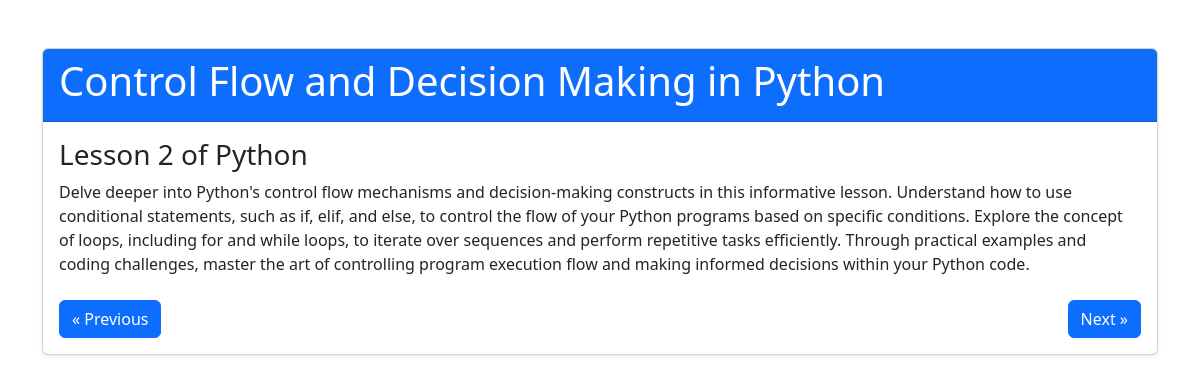
Page /lesson/15/ (signed in) on the committed database.
### startApp/models.py (models this page shows, shortened)
class Lesson(models.Model):
    title = models.CharField(max_length=200)
    content = models.TextField()
    course = models.ForeignKey(Course, on_delete=models.CASCADE)
    order = models.PositiveIntegerField()
    created_at = models.DateTimeField(auto_now_add=True)
    updated_at = models.DateTimeField(auto_now=True)

class Course(models.Model):
    title = models.CharField(max_length=200)
    description = models.TextField(blank=True)
    instructor = models.ForeignKey(Customer, on_delete=models.CASCADE, limit_choices_to={'is_instructor': True})
    category = models.ForeignKey(Category, on_delete=models.CASCADE)
    created_at = models.DateTimeField(auto_now_add=True)
    updated_at = models.DateTimeField(auto_now=True)

### startApp/views.py (the view)
# urls.py: path('lesson/<int:lesson_id>/', views.lesson_detail, name='lesson-detail'),
@login_required
def lesson_detail(request, lesson_id):
    lesson = get_object_or_404(Lesson, id=lesson_id)
    course = lesson.course
    lessons = list(course.lesson_set.all().order_by('order'))
    try:
        index = lessons.index(lesson)
        previous_lesson = lessons[index - 1] if index > 0 else None
        next_lesson = lessons[index + 1] if index < len(lessons) - 1 else None
    except ValueError:
        previous_lesson = None
        next_lesson = None
    return render(request, 'startApp/lesson_detail.html', {
        'lesson': lesson,
        'course': course,
        'previous_lesson': previous_lesson,
        'next_lesson': next_lesson
    })

### templates/startApp/lesson_detail.html (shortened to what this page needs)
<!DOCTYPE html>
<html lang="en">
<head>
    {% load static %}
    <link href="{% static 'bootstrap/css/bootstrap.min.css' %}" rel="stylesheet">
</head>
<body>
    <div class="container mt-5">
        <div class="row">
            <div class="col-md-12">
                <div class="card shadow-sm">
                    <div class="card-header bg-primary text-white">
                        <h1 class="card-title">{{ lesson.title }}</h1>
                    </div>
                    <div class="card-body">
                        <h3 class="card-text">Lesson {{ lesson.order }} of {{ lesson.course.title }}</h3>
                        <p class="card-text">{{ lesson.content }}</p>
                        <div class="navigation mt-4">
                            <div class="row">
                                <div class="col-md-6">
                                    {% if previous_lesson %}
                                    <a href="{% url 'lesson-detail' previous_lesson.id %}" class="btn btn-primary">&laquo; Previous</a>
                                    {% endif %}
                                </div>
                                <div class="col-md-6 text-end">
                                    {% if next_lesson %}
                                    <a href="{% url 'lesson-detail' next_lesson.id %}" class="btn btn-primary">Next &raquo;</a>
                                    {% endif %}
                                </div>
                            </div>
                        </div>
                    </div>
                </div>
            </div>
        </div>
    </div>
</body>
</html>

### rows in the picture
Lesson: title "Control Flow and Decision Making in Python", order "2", course "Python", content "Delve deeper into Python's control flow mechanisms and decision-making constructs in this informative lesson. Understand how to use conditional statements, such as if, elif, and else, to control the flow of your Python programs based on specific conditions. Explore the concept of loops, including for and while loops, to iterate over sequences and perform repetitive tasks efficiently. Through practical examples and coding challenges, master the art of controlling program execution flow and making informed decisions within your Python code."
